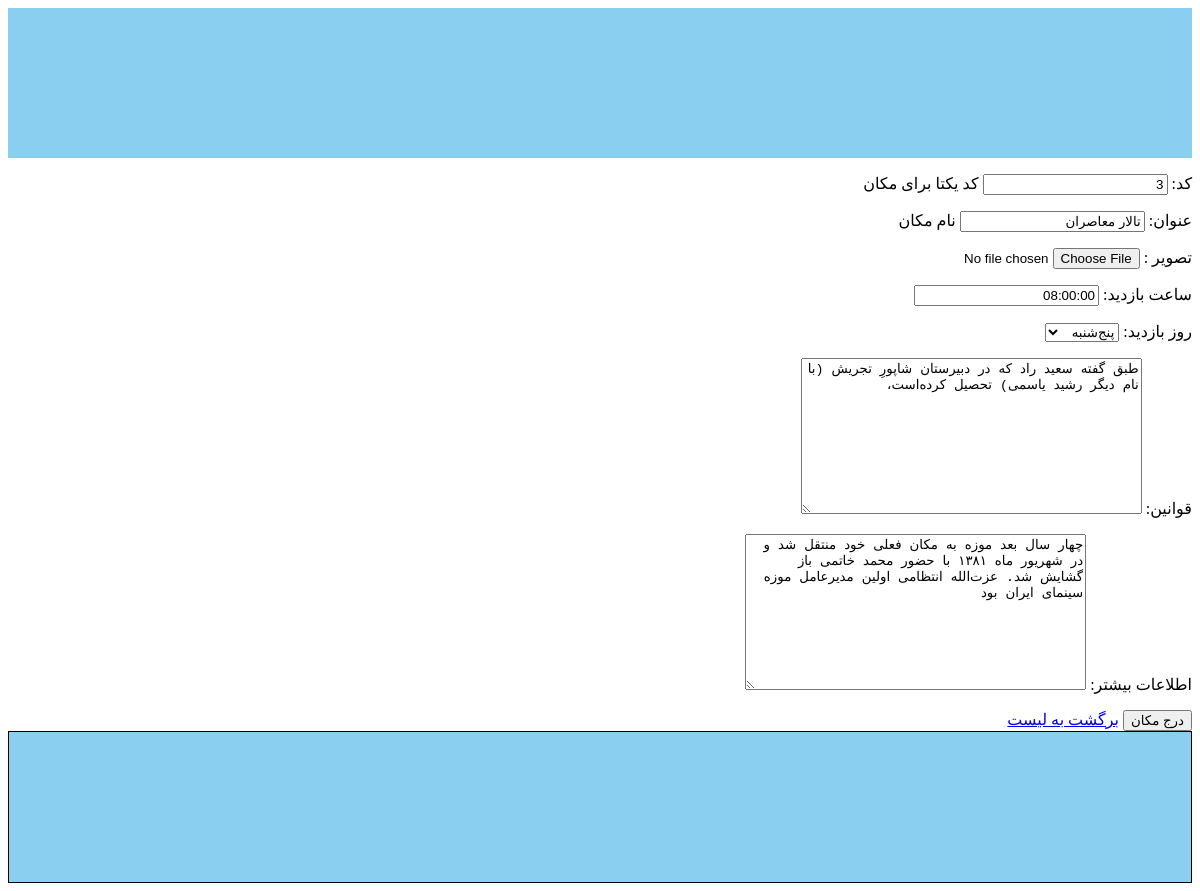
Screenshot of /introduction/update/3 with the database file from the repository.
### apps/introduction/models.py (models this page shows, shortened)
class Place (models.Model):
    code = models.CharField(max_length=50 , unique=True , help_text='کد یکتا برای مکان',verbose_name='کد')
    title = models.CharField(max_length=50 , help_text='نام مکان',verbose_name='عنوان')
    main_image = models.ImageField(upload_to='places/main_image', blank=True ,null=True,verbose_name='تصویر ')
    visiting_hours = models.CharField(max_length=255 , blank=True , null=True , verbose_name='ساعت بازدید')
    OPEN_DAY_CHOISES = [
        ('sat', 'شنبه'),
        ('sun', 'یک‌شنبه'),
        ('mon', 'دوشنبه'),
        ('tue', 'سه‌شنبه'),
        ('wed', 'چهارشنبه'),
        ('thu', 'پنج‌شنبه'),
        ('fri', 'جمعه'),
    ]
    open_days = models.CharField(max_length=100, choices=OPEN_DAY_CHOISES ,blank=True,null=True,verbose_name='روز بازدید')
    regulations = models.TextField(blank=True , null=True ,verbose_name='قوانین')
    more_info = models.TextField(blank=True,null=True,verbose_name='اطلاعات بیشتر')
    created_at = models.DateTimeField(auto_now_add=True,verbose_name='تاریخ ثبت مکان')

### apps/introduction/views.py (the view)
# urls.py: path('update/<int:pk>',PlaceUpdate.as_view(),name='PlaceUpdate'),
class PlaceUpdate(UpdateView):
    model=Place
    fields='__all__'
    success_url='/introduction/list/'

### templates/introduction/Place_form.html (shortened to what this page needs)
{% extends 'base.html' %}
{% block content %}
    <form action="" method="post">
        {{form.as_p}}
        <input type="submit" value="درج مکان">
        <a href="{% url 'Placelist' %}">برگشت به لیست</a>
    </form>
{% endblock content %}

### static/css/style.css (style rules this page uses)
body { direction: rtl; }

### rows the page displays
Place: code "3", title "تالار معاصران", visiting_hours "08:00:00", open_days "پنج‌شنبه", regulations "طبق گفته سعید راد که در دبیرستان شاپورِ تجریش (با نام دیگر رشید یاسمی) تحصیل کرده‌است،", more_info "چهار سال بعد موزه به مکان فعلی خود منتقل شد و در شهریور ماه ۱۳۸۱ با حضور محمد خاتمی باز گشایش شد. عزت‌الله انتظامی اولین مدیرعامل موزه سینمای ایران بود"
